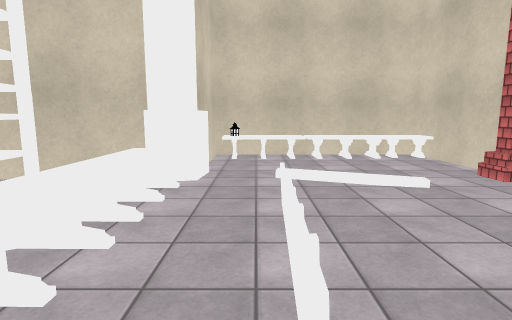
View 1 (above)

16 first-person views from a walk through a scene from a Unity 3-D project. The camera is 1.5 m above the floor, tilts 8° down and sees 80° across. The floor is counted in squares, 1 m on a side. Each view is taken from the middle of a square. On the plan, view 1 faces up. The plan holds only what a view shows up to about 15 squares ahead; the rest is blank. The place goes on beyond the plan. Door leaves are left out, so doorways stand open. Surface patterns are stand-ins for the level's own textures.

View 2
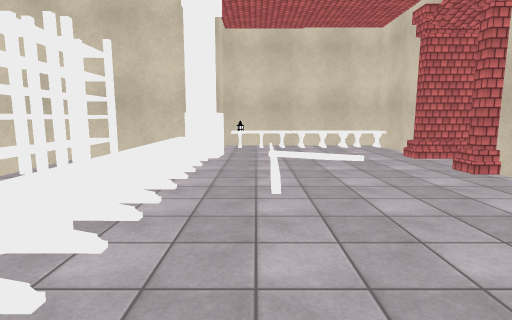

View 3
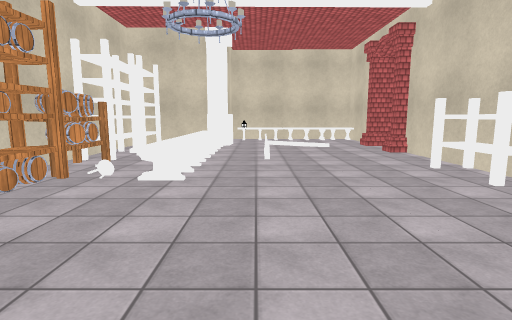

View 4
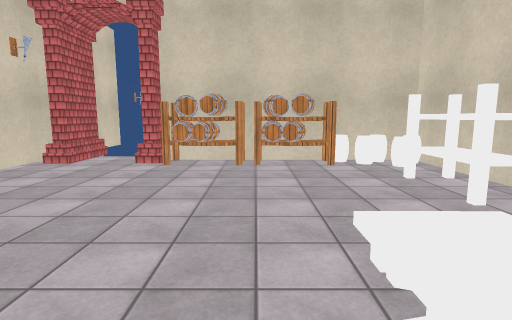

View 5
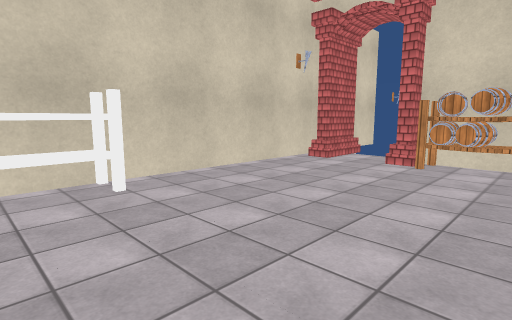

View 6
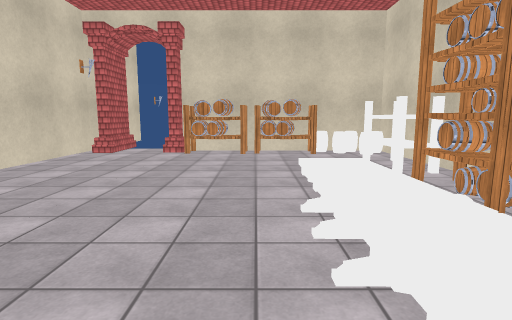

View 7
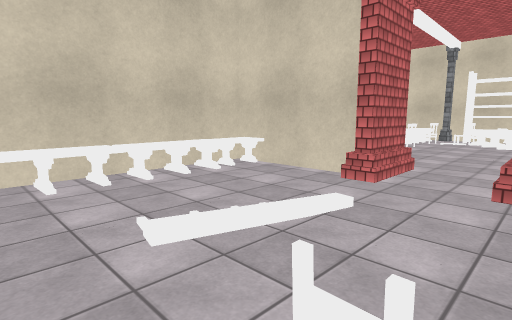

View 8
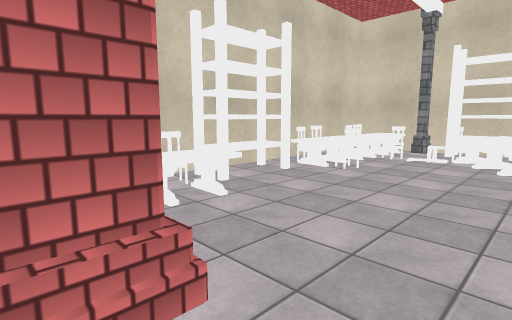

View 9
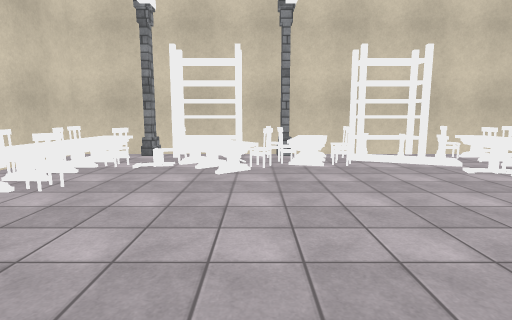

View 10
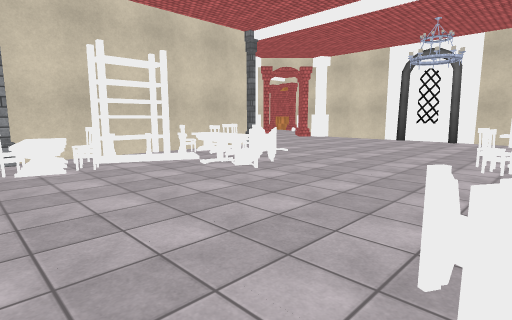

View 11
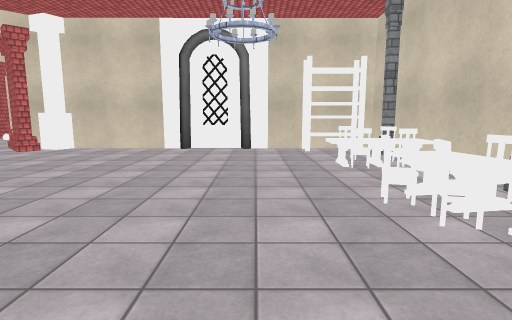

View 12
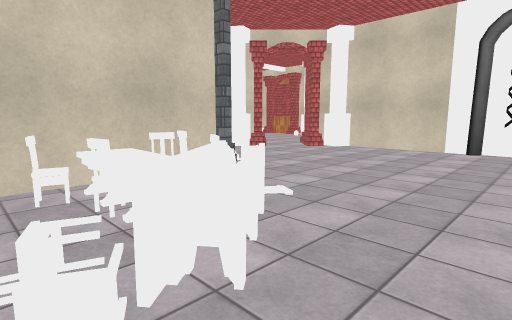

View 13
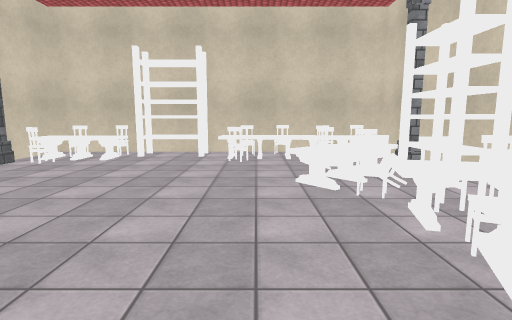

View 14
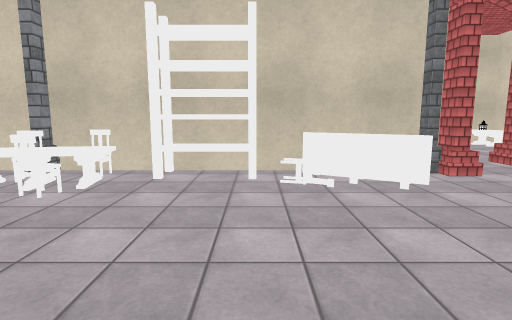

View 15
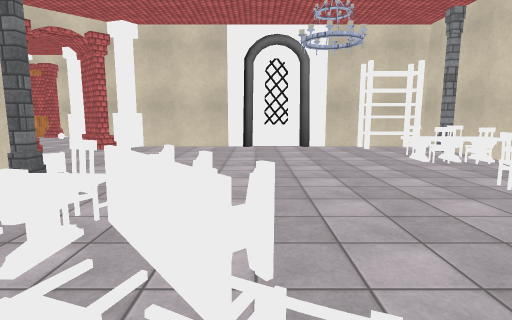

View 16
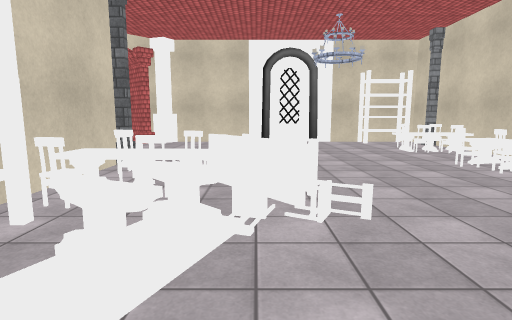

### Floor plan
Key: @ floor where view 1 was taken; # wall or solid block; . floor; / step, stairs or slope; T table; P pillar; S shelf; B barrel; C chair; O other object.
Columns run from 6 left of view 1 to 23 right of it. Each row starts with its distance up from view 1.
 12     ##TT#TT#T##########C#####
 11     #OTTTTTTT# CCCSSSCCCOOO##
 10     #........#TTTT...CCTCTTT#
  9      ........#PC.....C..CC.P#
  8     P../.....#..........CTSS#
  7 ####P..////.###.........TCSS#
  6 SS TT..................TCCSS#
  5 SS TT...................CCC##
  4 SS TT.......##P.........TCCP#
  3 SS TT........# T........TCTT#
  2 SS.TT.O......# TT........CCT#
  1 BB.TT........#TT........TTSS#
  0 BB.TT.@....SS#TC........TTSS#
 -1 BB.TT.......S#S........CT.SS#
 -2 OO.TT......SS#S.......TT..C##
 -3 OO...........#SS......TTTCTT#
 -4 OO...........##T.......TCCC.#
 -5 SS...........#CTC.......C.C.#
 -6 SS...........##CCC..........#
 -7 SS...........#PCC..........P#
 -8 .............#..............OO
 -9 .B...........#...............O
-10 OBBBBBBBB#.###CCC............
-11 ##########.###CTT.............
-12            # #C.C.............
-13              #P...............
-14              # ...............
-15              # SSS..........P#
-16              ###############P

Where each view was taken, in squares from view 1:
view 1: 0 up, 0 right, facing up
view 2: 4 down, 0 right, facing up
view 3: 9 down, 0 right, facing up
view 4: 0 up, 1 left, facing down
view 5: 0 up, 1 left, facing down-right
view 6: 3 up, 1 left, facing down
view 7: 4 up, 1 left, facing up-right
view 8: 5 up, 7 right, facing up-right
view 9: 5 up, 9 right, facing right
view 10: 5 up, 9 right, facing down-right
view 11: 1 down, 13 right, facing down
view 12: 1 down, 14 right, facing down-right
view 13: 1 down, 16 right, facing up
view 14: 1 down, 16 right, facing left
view 15: 0 up, 16 right, facing down
view 16: 3 up, 17 right, facing down
